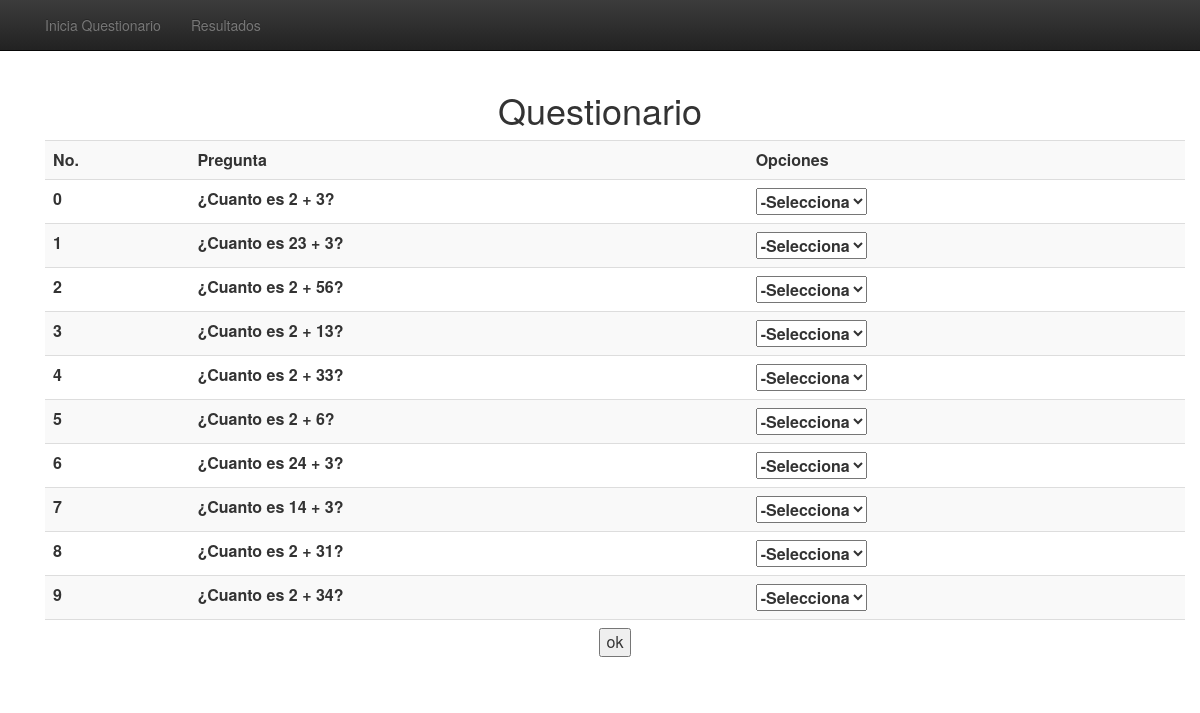
The app's page /sistema/index.php?url=inicia with its own data.
### tables this page shows
CREATE TABLE `preguntas` (
  `id_p` int(11) NOT NULL AUTO_INCREMENT,
  `pregunta` varchar(100) NOT NULL,
  `respuesta` varchar(200) DEFAULT NULL,
  `f1` varchar(200) DEFAULT NULL,
  `f2` varchar(200) DEFAULT NULL,
  `ok` varchar(200) DEFAULT NULL,
  PRIMARY KEY (`id_p`)
);

### sistema/index.php (called while the page is built, shortened)
<?php
require('template/header.php');
require('helpers.php');
controller($_GET['url']);
require('template/footer.php');
?>

### sistema/classes/preguntas.php (the view, shortened to what this page needs)
<?php
class Preguntas{
    public function mostrarPreguntas(){
        echo "<div class='container theme-showcase' role='main'>
        <div class=table-responsive>
        <form action='./controller/inicia.php' method='GET'>
            <table class='table table-striped'>
                ";
        echo" <tr> <th>No.</th><th>Pregunta</th><th>Opciones</th>   </tr>";
        $sql="SELECT * FROM preguntas	ORDER BY RAND() LIMIT 10";
        $query=mysql_query($sql) or die("error mostrar preguntas");
        for($y=0; $y<10; $y++){
            $pregunta=mysql_result($query,$y,'pregunta');
            $r1=mysql_result($query,$y,'respuesta');
            $r2=mysql_result($query,$y,'f1');
            $r3=mysql_result($query,$y,'f2');
           echo" <tr> <th>$y</th><th>$pregunta</th><th>
           <select name='respuesta$y' id='respuesta$y' required=''>
           <option value=''>-Selecciona</option>
		   <option value='$r1'>$r1</option>
           <option value='$r2'>$r2</option>
           <option value='$r3'>$r3</option>
           </select>
           </th>   </tr>
           ";
        }
       echo"
    <tr><td colspan=3 align=Center><input type='submit' name='ok' id='ok'  value='ok'> </td> </tr>
 </table>
 </form>
        </div>
        </div>";
    }
}
?>

### sistema/template/header.php (shortened to what this page needs)
<html lang="en">
<head>
    <link href="./bootstrap/css/bootstrap.min.css" rel="stylesheet">
    <link href="./bootstrap/css/bootstrap-theme.min.css" rel="stylesheet">
    <link href="./bootstrap/css/theme.css" rel="stylesheet">
</head>
<body role="document">
<div class="navbar navbar-inverse navbar-fixed-top" role="navigation">
    <div class="container">
<?php
        include('menu.php');
?>
 </div>
</div>
<div class="container theme-showcase" role="main">

### sistema/template/menu.php
<div class="navbar-collapse collapse">
    <ul class="nav navbar-nav">
    <li ><a href='index.php?url=inicia'>Inicia Questionario</a></li>
				<li><a href='index.php?url=resultados'>Resultados</a></li>
    </ul>
</div>

### sistema/controller/inicia.php (shortened to what this page needs)
<?php
if(isset($_REQUEST['ok'])){
    switch($_REQUEST['ok']){
        case "ok":
            include('../db/db.php');
            include('../classes/preguntas.php');
           $cont=0;
            for($y=0; $y<10; $y++){
                $ReUsuario= $_REQUEST["respuesta$y"];
                $sql="SELECT * FROM preguntas";
                $query=mysql_query($sql) or die("error mostrar respuestas");
                $num=mysql_num_rows($query);
                for($y1=0; $y1<$num; $y1++){
                  $respuesta=mysql_result($query,$y1,'ok');
                    if($ReUsuario==$respuesta){
                        $cont ++;
                    }
                }
            }
            $total=$cont;
            $qs= new Preguntas();
            $qs->actualizaInfo($_COOKIE['idu'],$cont);
            break;
    }
}else{
    $titulo='<center>Questionario</center>';
    $variables=array('titulo'=>$titulo,'contenido'=>$contenido);
    view('inicia',$variables);
}
?>

### sistema/helpers.php (shortened to what this page needs)
<?php
function view($plantilla,$variables=array()){
	extract($variables);
	require('view/'.$plantilla.'.tpl.php');
}
function controller($nombre){
		$archivo='controller/'.$nombre.'.php';
		if(file_exists($archivo)){
			require($archivo);
		}
		else{
			echo"error archivo no encontrado";
		}
}
?>

### sistema/view/inicia.tpl.php (shortened to what this page needs)
<html>
    <head></head>
    <body>
    <h1><?php echo $titulo ?></h1>
<?php
include('./classes/preguntas.php');
$qs= new Preguntas();
$qs->mostrarPreguntas();
?>
    </body>
</html>

### sistema/template/footer.php (shortened to what this page needs)
</div>
</body>
</html>

### records on screen
preguntas: pregunta "¿Cuanto es 2 + 3?"
preguntas: pregunta "¿Cuanto es 23 + 3?"
preguntas: pregunta "¿Cuanto es 2 + 56?"
preguntas: pregunta "¿Cuanto es 2 + 13?"
preguntas: pregunta "¿Cuanto es 2 + 33?"
preguntas: pregunta "¿Cuanto es 2 + 6?"
preguntas: pregunta "¿Cuanto es 24 + 3?"
preguntas: pregunta "¿Cuanto es 14 + 3?"
preguntas: pregunta "¿Cuanto es 2 + 31?"
preguntas: pregunta "¿Cuanto es 2 + 34?"
